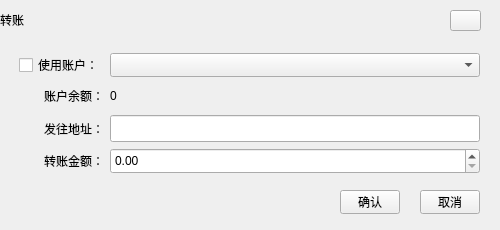
<?xml version="1.0" encoding="UTF-8"?>
<ui version="4.0">
 <class>TransferWidget</class>
 <widget class="QDialog" name="TransferWidget">
  <property name="geometry">
   <rect>
    <x>0</x>
    <y>0</y>
    <width>500</width>
    <height>230</height>
   </rect>
  </property>
  <property name="windowTitle">
   <string>Dialog</string>
  </property>
  <widget class="QLabel" name="title_Label">
   <property name="geometry">
    <rect>
     <x>0</x>
     <y>0</y>
     <width>500</width>
     <height>40</height>
    </rect>
   </property>
   <property name="text">
    <string>转账</string>
   </property>
  </widget>
  <widget class="QToolButton" name="closeBtn">
   <property name="geometry">
    <rect>
     <x>450</x>
     <y>10</y>
     <width>31</width>
     <height>21</height>
    </rect>
   </property>
   <property name="cursor">
    <cursorShape>PointingHandCursor</cursorShape>
   </property>
   <property name="text">
    <string/>
   </property>
  </widget>
  <widget class="QToolButton" name="okBtn">
   <property name="geometry">
    <rect>
     <x>340</x>
     <y>190</y>
     <width>60</width>
     <height>24</height>
    </rect>
   </property>
   <property name="cursor">
    <cursorShape>PointingHandCursor</cursorShape>
   </property>
   <property name="text">
    <string>确认</string>
   </property>
  </widget>
  <widget class="QToolButton" name="cancelBtn">
   <property name="geometry">
    <rect>
     <x>420</x>
     <y>190</y>
     <width>60</width>
     <height>24</height>
    </rect>
   </property>
   <property name="cursor">
    <cursorShape>PointingHandCursor</cursorShape>
   </property>
   <property name="text">
    <string>取消</string>
   </property>
  </widget>
  <widget class="QWidget" name="layoutWidget">
   <property name="geometry">
    <rect>
     <x>19</x>
     <y>53</y>
     <width>461</width>
     <height>121</height>
    </rect>
   </property>
   <layout class="QGridLayout" name="gridLayout">
    <item row="0" column="0">
     <widget class="QCheckBox" name="checkBox">
      <property name="text">
       <string>使用账户：</string>
      </property>
     </widget>
    </item>
    <item row="0" column="1">
     <widget class="QComboBox" name="comboBox">
      <property name="sizePolicy">
       <sizepolicy hsizetype="Preferred" vsizetype="Preferred">
        <horstretch>0</horstretch>
        <verstretch>0</verstretch>
       </sizepolicy>
      </property>
     </widget>
    </item>
    <item row="1" column="0">
     <widget class="QLabel" name="label_3">
      <property name="text">
       <string>账户余额：</string>
      </property>
      <property name="alignment">
       <set>Qt::AlignRight|Qt::AlignTrailing|Qt::AlignVCenter</set>
      </property>
     </widget>
    </item>
    <item row="1" column="1">
     <widget class="QLabel" name="label_balance">
      <property name="text">
       <string>0</string>
      </property>
     </widget>
    </item>
    <item row="2" column="0">
     <widget class="QLabel" name="label_4">
      <property name="text">
       <string>发往地址：</string>
      </property>
      <property name="alignment">
       <set>Qt::AlignRight|Qt::AlignTrailing|Qt::AlignVCenter</set>
      </property>
     </widget>
    </item>
    <item row="2" column="1">
     <widget class="QLineEdit" name="lineEdit">
      <property name="sizePolicy">
       <sizepolicy hsizetype="Expanding" vsizetype="Preferred">
        <horstretch>0</horstretch>
        <verstretch>0</verstretch>
       </sizepolicy>
      </property>
     </widget>
    </item>
    <item row="3" column="0">
     <widget class="QLabel" name="label_5">
      <property name="text">
       <string>转账金额：</string>
      </property>
      <property name="alignment">
       <set>Qt::AlignRight|Qt::AlignTrailing|Qt::AlignVCenter</set>
      </property>
     </widget>
    </item>
    <item row="3" column="1">
     <widget class="QDoubleSpinBox" name="doubleSpinBox">
      <property name="sizePolicy">
       <sizepolicy hsizetype="Minimum" vsizetype="Preferred">
        <horstretch>0</horstretch>
        <verstretch>0</verstretch>
       </sizepolicy>
      </property>
     </widget>
    </item>
   </layout>
  </widget>
 </widget>
 <resources/>
 <connections/>
</ui>
